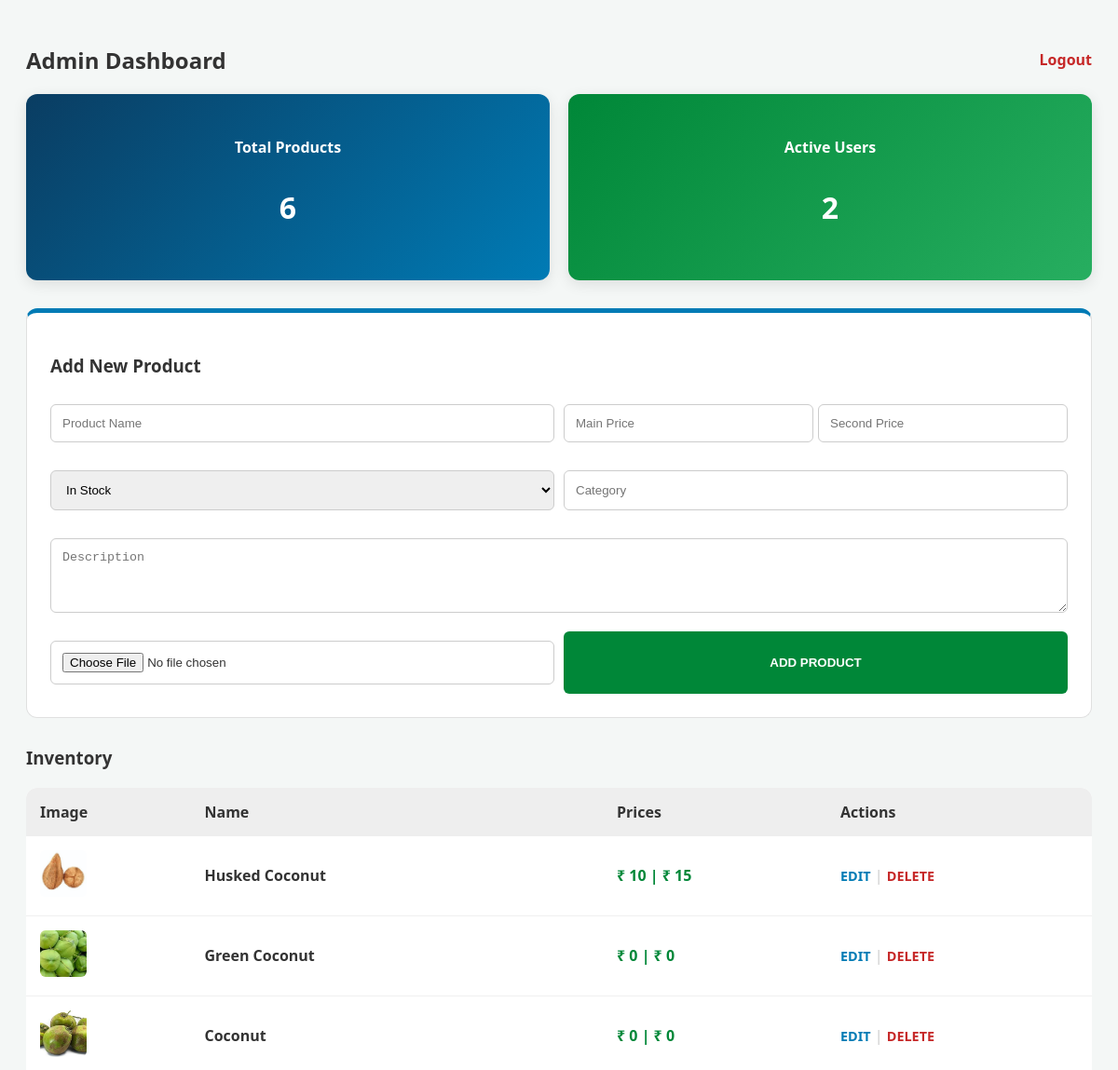
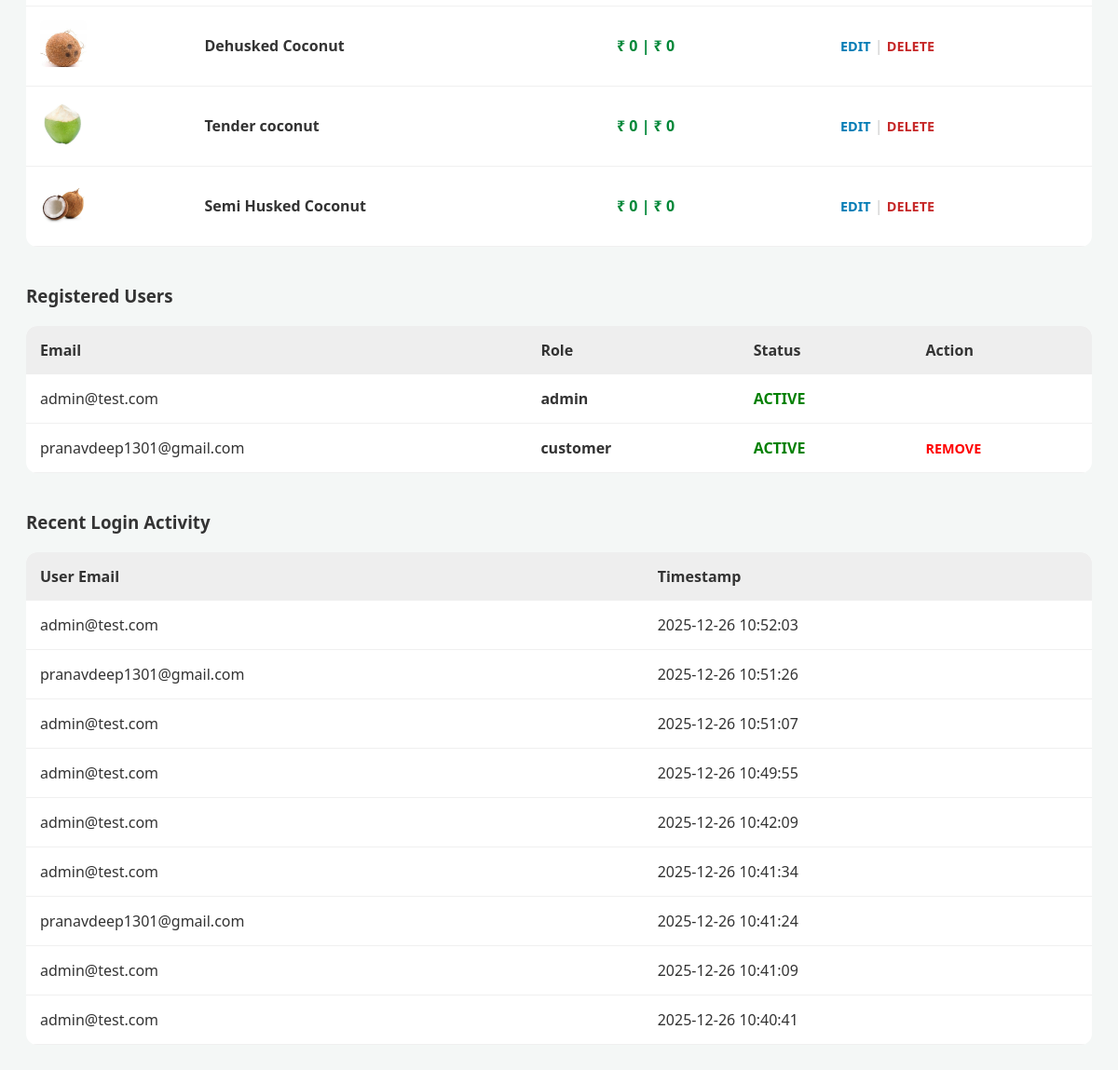
The page /admin (signed in) on the database its author committed (2 pictures, top to bottom).
### tables this page shows
CREATE TABLE products 
                    (id INTEGER PRIMARY KEY AUTOINCREMENT, 
                     name TEXT, price TEXT, available TEXT, 
                     description TEXT, image TEXT, category TEXT, unit TEXT);

CREATE TABLE users 
                    (id INTEGER PRIMARY KEY AUTOINCREMENT, 
                     email TEXT UNIQUE, password TEXT, role TEXT, status TEXT);

CREATE TABLE login_logs 
                    (id INTEGER PRIMARY KEY AUTOINCREMENT, 
                     email TEXT, login_time TIMESTAMP DEFAULT CURRENT_TIMESTAMP);

### app.py (the view, shortened to what this page needs)
@app.route('/admin', methods=['GET', 'POST'])
def admin():
    if session.get('role') != 'admin':
        return redirect(url_for('pricing'))
    conn = sqlite3.connect('products.db')
    products = conn.execute("SELECT * FROM products").fetchall()
    logs = conn.execute("SELECT * FROM login_logs ORDER BY login_time DESC LIMIT 10").fetchall()
    users = conn.execute("SELECT id, email, role, status FROM users").fetchall()
    conn.close()
    return render_template('admin.html', products=products, logs=logs, users=users)

### templates/admin.html (shortened to what this page needs)
<!DOCTYPE html>
<html>
<head>
</head>
<body>
    <div style="display: flex; justify-content: space-between; align-items: center;">
        <h2>Admin Dashboard</h2>
        <a href="/logout" style="text-decoration: none; color: #c62828; font-weight: bold;">Logout</a>
    </div>
    <div class="stats-container">
        <div class="card-stat blue-card"><h4>Total Products</h4><p style="font-size: 32px; font-weight: bold;">{{ products|length }}</p></div>
        <div class="card-stat green-card"><h4>Active Users</h4><p style="font-size: 32px; font-weight: bold;">{{ users|length }}</p></div>
    </div>
    <div class="section-container" style="border-top: 5px solid var(--brand-blue);">
        <h3>Add New Product</h3>
        <form action="/admin" method="POST" enctype="multipart/form-data" style="display: grid; grid-template-columns: 1fr 1fr; gap: 10px;">
            <input type="text" name="name" placeholder="Product Name" required>
            <div style="display: flex; gap: 5px;">
                <input type="text" name="price" placeholder="Main Price" required style="flex: 1;">
                <input type="text" name="unit" placeholder="Second Price" required style="flex: 1;">
            </div>
            <select name="available"><option value="Yes">In Stock</option><option value="No">Out of Stock</option></select>
            <input type="text" name="category" placeholder="Category">
            <textarea name="description" placeholder="Description" style="grid-column: span 2; height: 80px;"></textarea>
            <input type="file" name="image">
            <button type="submit" class="btn-green">Add Product</button>
        </form>
    </div>
    <h3>Inventory</h3>
    <table>
        <thead><tr><th>Image</th><th>Name</th><th>Prices</th><th>Actions</th></tr></thead>
        <tbody>
            {% for p in products %}
            <tr>
                <td><img src="{{ url_for('static', filename='uploads/' + p[5]) }}" style="width: 50px; height: 50px; object-fit: cover; border-radius: 6px;"></td>
                <td><strong>{{ p[1] }}</strong></td>
                <td style="color: var(--brand-green); font-weight: bold;">₹ {{ p[2] }} | ₹ {{ p[7] }}</td>
                <td>
                    <a href="/edit/{{ p[0] }}" class="action-link" style="color: var(--brand-blue);">EDIT</a>
                    <span style="color: #ccc;">|</span>
                    <a href="/delete_product/{{ p[0] }}" class="action-link" style="color: #c62828;" onclick="return confirm('Are you sure you want to delete this product?')">DELETE</a>
                </td>
            </tr>
            {% endfor %}
        </tbody>
    </table>
    <h3 style="margin-top: 40px;">Registered Users</h3>
    <table>
        <thead><tr><th>Email</th><th>Role</th><th>Status</th><th>Action</th></tr></thead>
        <tbody>
            {% for u in users %}
            <tr>
                <td>{{ u[1] }}</td>
                <td><strong>{{ u[2] }}</strong></td>
                <td><span style="color: {% if u[3] == 'active' %}green{% else %}orange{% endif %}; font-weight: bold;">{{ u[3]|upper }}</span></td>
                <td>
                    {% if u[2] != 'admin' %}
                        <a href="/delete_user/{{ u[0] }}" class="action-link" style="color: red;" onclick="return confirm('Delete this user?')">REMOVE</a>
                    {% endif %}
                </td>
            </tr>
            {% endfor %}
        </tbody>
    </table>
    <h3 style="margin-top: 40px;">Recent Login Activity</h3>
    <table>
        <thead><tr><th>User Email</th><th>Timestamp</th></tr></thead>
        <tbody>
            {% for l in logs %}
            <tr><td>{{ l[1] }}</td><td>{{ l[2] }}</td></tr>
            {% endfor %}
        </tbody>
    </table>
</body>
</html>

### templates/admin.html (style rules this page uses)
:root { --brand-green: #008738; --brand-blue: #007bb5; --bg-light: #f4f7f6; }
body { font-family: 'Segoe UI', sans-serif; padding: 20px; background-color: var(--bg-light); color: #333; }
.stats-container { display: flex; gap: 20px; margin-bottom: 30px; }
.card-stat { flex: 1; color: white; padding: 25px; border-radius: 12px; text-align: center; box-shadow: 0 4px 15px rgba(0,0,0,0.1); }
.blue-card { background: linear-gradient(135deg, #0a3d62, var(--brand-blue)); }
.green-card { background: linear-gradient(135deg, var(--brand-green), #27ae60); }
.section-container { background: white; padding: 25px; border-radius: 12px; border: 1px solid #e0e0e0; margin-bottom: 30px; }
input, select, textarea { width: 100%; padding: 12px; margin: 10px 0; border: 1px solid #ccc; border-radius: 6px; box-sizing: border-box; }
button { border: none; padding: 12px 30px; border-radius: 6px; cursor: pointer; font-weight: bold; text-transform: uppercase; }
table { width: 100%; border-collapse: collapse; background: white; border-radius: 12px; overflow: hidden; margin-top: 20px; }
th { background-color: #eee; padding: 15px; text-align: left; }
td { padding: 15px; border-bottom: 1px solid #f0f0f0; }
.btn-green { background-color: var(--brand-green); color: white; }
.action-link { text-decoration: none; font-weight: bold; font-size: 0.9rem; }

### rows shown on the page
products: image (picture), name "Husked Coconut", price "10", unit "15"
products: image (picture), name "Green Coconut", price "0", unit "0"
products: image (picture), name "Coconut", price "0", unit "0"
products: image (picture), name "Dehusked Coconut", price "0", unit "0"
products: image (picture), name "Tender coconut", price "0", unit "0"
products: image (picture), name "Semi Husked Coconut", price "0", unit "0"
users: email "admin@test.com", role "admin", status "ACTIVE"
users: email "pranavdeep1301@gmail.com", role "customer", status "ACTIVE"
login_logs: email "admin@test.com", login_time "2025-12-26 10:52:03"
login_logs: email "pranavdeep1301@gmail.com", login_time "2025-12-26 10:51:26"
login_logs: email "admin@test.com", login_time "2025-12-26 10:51:07"
login_logs: email "admin@test.com", login_time "2025-12-26 10:49:55"
login_logs: email "admin@test.com", login_time "2025-12-26 10:42:09"
login_logs: email "admin@test.com", login_time "2025-12-26 10:41:34"
login_logs: email "pranavdeep1301@gmail.com", login_time "2025-12-26 10:41:24"
login_logs: email "admin@test.com", login_time "2025-12-26 10:41:09"
login_logs: email "admin@test.com", login_time "2025-12-26 10:40:41"

### other values the page prints
{{ products|length }} "6"
{{ users|length }} "2"
